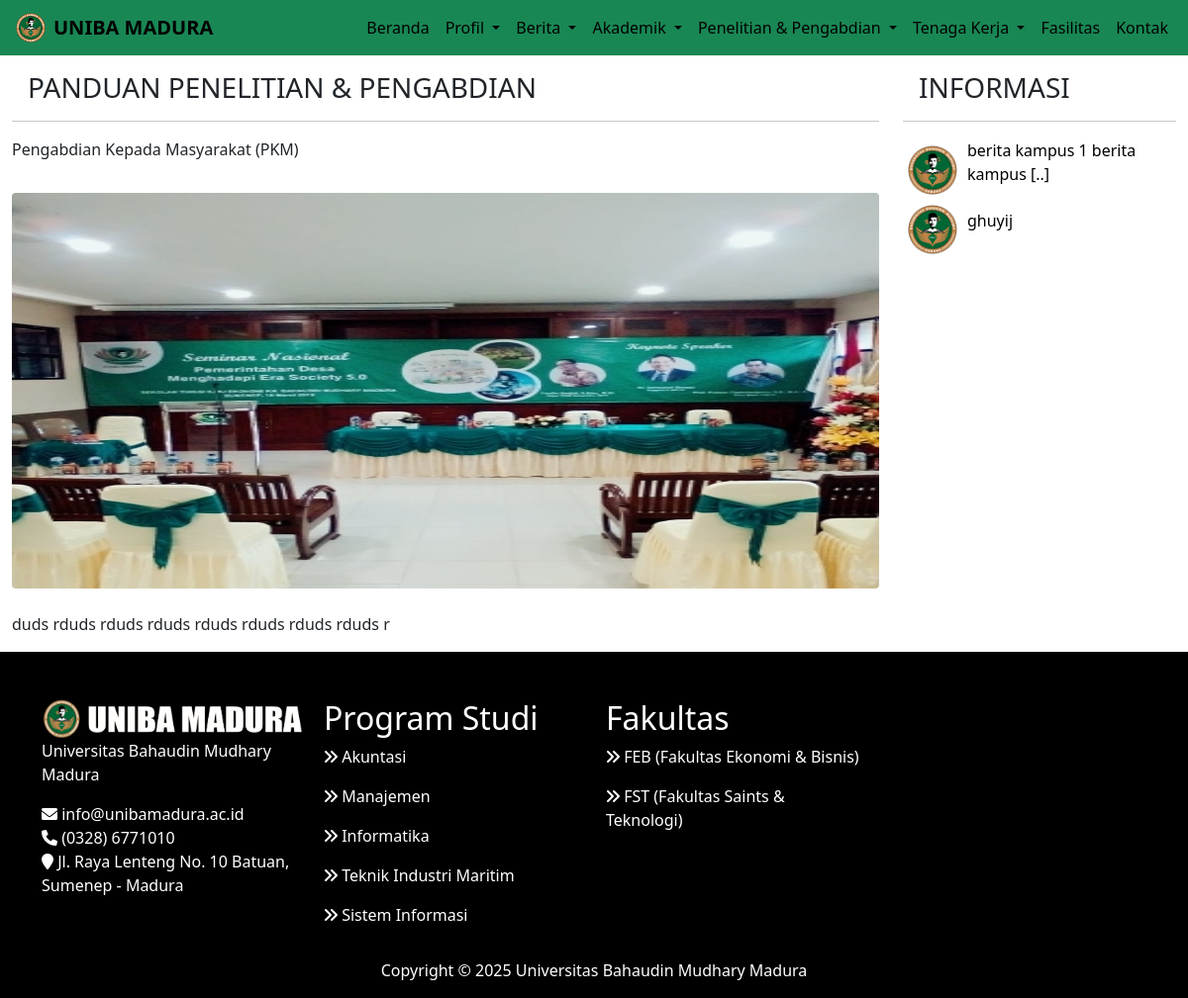
The page /frontend/panduan.php on the database its author committed.
### tables this page shows
CREATE TABLE `panduan` (
  `id` int(11) NOT NULL,
  `deskripsi` text NOT NULL,
  `foto` text NOT NULL
);

CREATE TABLE `informasi` (
  `id` int(11) NOT NULL,
  `judul` varchar(255) NOT NULL,
  `deskripsi` text NOT NULL,
  `foto` text NOT NULL
);

### controller/panduan.php (called while the page is built, shortened)
<?php
include('../db/koneksi.php');
$judul = "SELECT * FROM panduan";
$result = $conn->query($judul);
$sql2 = "SELECT * FROM informasi ORDER BY id  DESC LIMIT 5";
$result2 = $conn->query($sql2);
?>

### frontend/panduan.php (the view, shortened to what this page needs)
<?php
include('../controller/panduan.php');
include('../template/header.php');
?>
<div class="container-fluid m-0">
    <div class="content">
        <div class="row">
            <div class="col-md-9">
                <h3 class="m-3 text-bold">PANDUAN PENELITIAN & PENGABDIAN</h3>
                <hr>
                <p>Pengabdian Kepada Masyarakat (PKM)</p>
                <?php while($p = mysqli_fetch_array($result)) { ?>
                <img src="../uploads/<?= $p['foto'] ?>" class="img-fluid w-100 mb-3 mt-3" style="height: 400px; border-radius: 4px;" alt="...">
                <p class="mb-3 mt-2"> <?= $p['deskripsi'] ?></p>
                <?php } ?>
            </div>
            <div class="col-md-3 mb-2">
                <h3 class="m-3 text-bold">INFORMASI</h3>
                <hr>
                <table>
                    <?php while($query = mysqli_fetch_array($result2)) {
                        $tema = $query['judul'];
                        if(strlen($tema) > 30) {
                            $atas = substr($tema, 0, 30)."[..]";
                        } else {
                            $atas = $tema;
                        }
                    ?>
                        <tr>
                            <td>
                                <img src="../asset/img/logo.png" alt="Logo" width="50" height="50" class="d-inline-block align-text-top ms-1 mx-2">
                            </td>
                            <td>
                                <p><a href="detail_informasi.php?id=<?= $query['id'] ?>" class="paraf"><?= $atas ?></a></p>
                            </td>
                        </tr>
                    <?php }
                    ?>
                </table>
            </div>
        </div>
    </div>
</div>
<?php
include('../template/footer.php');
?>

### asset/css/style.css (style rules this page uses)
.paraf { text-decoration: none; color: black; align-items: center; text-align: center; }

### rows shown on the page
panduan: foto (picture), deskripsi "duds rduds rduds rduds rduds rduds rduds rduds r"
informasi: judul "berita kampus 1 berita kampus [..]"
informasi: judul "ghuyij"
